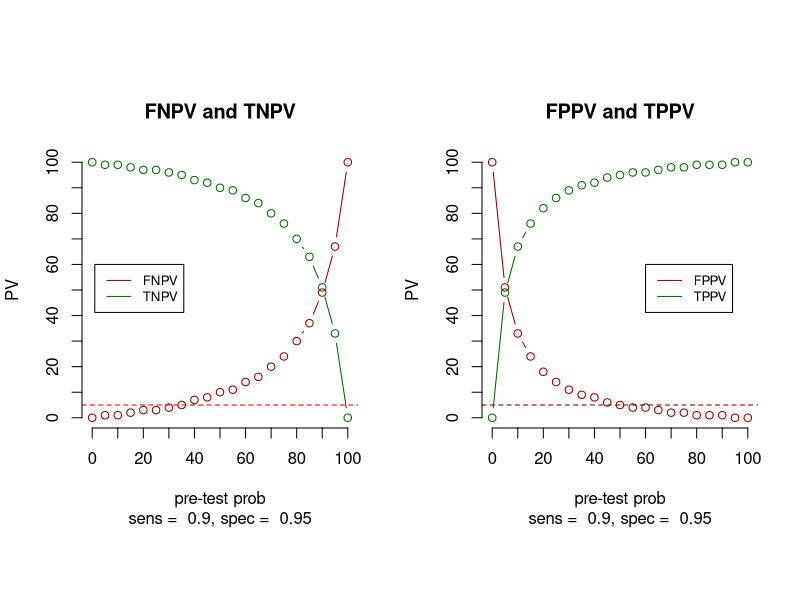

This chart was generated by the following R code:
# R code to construct, FN,TN,FP,TP curves

# construct FN curve
sens = 0.90
spec = 0.95
# save text in plot as variable text
a =paste("sens = ",sens)
b =paste("spec = ",spec)
# save text

prev <- c(0, 0.05, 0.1, 0.15, 0.2, 0.25, 0.3, 0.35, 
          0.4, 0.45, 0.5, 0.55, 0.6, 0.65, 0.7, 0.75,
          0.8,0.85, 0.90, 0.95, 1)
x <- prev
length(x)

# pretest-probability = prevalence = prev
# sick
sick <- prev*100
length(sick)

# notsick
notsick = 100 - sick
length(notsick)

# TP = true positives
TP <- sick * sens  
length(TP)

# TN = true negatives
TN = spec * notsick # spec = 0.95 van notsick = 100, 90, 80, ...0 
length(TN)

# FN = false negatives = sick - TP
FN = sick -TP

# FP
FP= notsick - TN

#### summary all variables in een data frame
sumsicktest = TP+FN
sumnotsicktest = TN+FP
ds <- data.frame(sick,notsick,FN,TP, sumsicktest, FP,TN, sumnotsicktest)
ds
# all variables, 
# check sick = sumsick
# check notsick = sumnotsicktest

# FNPV = FN/(FN +TN) 
numerator = FN
denominator = FN + TN
FNPV <- numerator/denominator
FNPV <- round(FNPV,2)
FNPV

numerator = TN
TN
FN 
denominator = FN + TN
NPV <- numerator/denominator
NPV <- round(NPV,2)
NPV

numerator = FP
denominator = FP + TP
FPPV <- numerator/denominator
FPPV <- round(FPPV,2)
FPPV

numerator = TP
FP = notsick - TN
FP
denominator = FP + TP
PPV <- numerator/denominator
PPV <- round(PPV,2)
PPV

# add all PVs to de datas set ds
ds <- data.frame(sick,notsick,FN,TP, sumsicktest, FP,TN, sumnotsicktest,
                 FNPV,NPV,FPPV,PPV)
ds
#################################  end  sens 0.70



# alltogehter


op <- par(mfrow = c(1, 2), pty = "s")   
# FNPV and TNPV

x1 <- x*100
y <- ds$FNPV*100
plot(x1,y, type = "b", xlim = c(0,100), 
     ylim = c(0,100), main= "FNPV and TNPV", 
     sub = paste(a,b, sep=", "),
     xlab = "pre-test prob",
     ylab="PV", col = "darkred",
     axes = FALSE, lwd=1)

y2<- ds$NPV*100
lines(x1,y2, type = "b",col= "darkgreen", lwd=1)


abline(h=5, col ="red", lty = 2)
axis(side=1, at=seq(0,100, by=10))
axis(side=2, at=seq(0,100, by=10))
legend(1, 60, legend=c("FNPV", "TNPV"),
       col=c("darkred", "darkgreen"), lty=1, cex=0.8)
# end FNPV and TNPV

# FPPV and TPPV
y <- ds$FPPV*100
plot(x1,y, type = "b", xlim = c(0,100), 
     ylim = c(0,100), main= "FPPV and TPPV",
     sub = paste(a,b,sep=", "),
     xlab = "pre-test prob",
     ylab = "PV", col = "darkred",
     axes = FALSE,lwd=1)

y2 <-ds$PPV*100
lines(x1,y2, type = "b",col= "darkgreen", lwd=1)

abline(h=5, col ="darkred", lty = 2)
axis(side=1, at=seq(0,100, by=10))
axis(side=2, at=seq(0,100, by=10))
legend(60, 60, legend=c("FPPV", "TPPV"),
       col=c("darkred", "darkgreen"), lty=1, cex=0.8)

# end FPPV and TPPV

op <- par(mfrow = c(1,1), pty = "s")   


